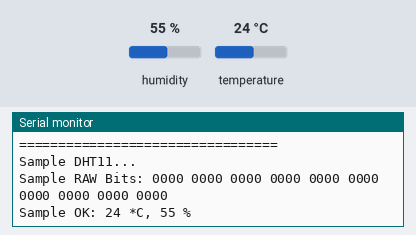
The sketch below on a simulated Arduino Uno, built with avr-gcc and run on an emulated ATmega328P. Parts: the last lines printed to the serial monitor. Inputs (shaded band) come from the test bench; at power-on: humidity 55 %, temperature 24 °C.

Above: at 5.9 s.
6.0 s: humidity set to 22 %
At 10.29 s:
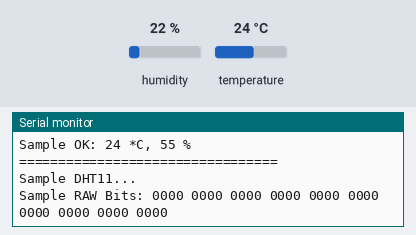
12.1 s: temperature set to 12 °C
At 16.4 s:
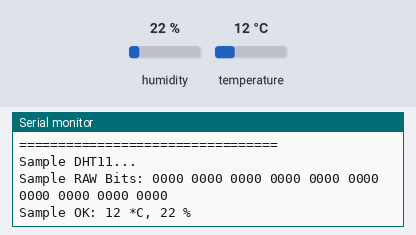
18.2 s: humidity set to 40 %
At 20.9 s:
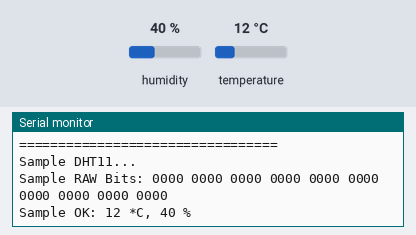
Timing chart, 0 to 22.4 s (numbered marks = the images above; inputs shaded):
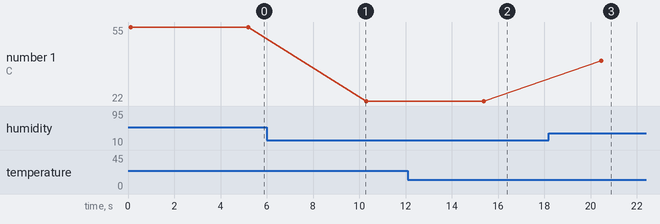

The sketch:

DHT11_angepasst.ino
```cpp
/* Projekt-0.1 Temp/Hum
 * 1. DHT11 implementieren
 * 2. Python for serial communication
 *
 * Based on:
 * www.elegoo.com
 * 2016.12.9
*/

#include <SimpleDHT.h>

// DHT11:
//  VCC: 5V or 3V
//  GND: GND
//  DATA: 2

int pinDHT11 = 2;
SimpleDHT11 dht11;

void setup() {
  Serial.begin(9600);
}

void loop() {
  // start working...
  Serial.println("=================================");
  Serial.println("Sample DHT11...");

  // read with raw sample data.
  byte temperature = 0;
  byte humidity = 0;
  byte data[40] = {0};
  if (dht11.read(pinDHT11, &temperature, &humidity, data)) {
    Serial.print("Read DHT11 failed");
    return;
  }

  Serial.print("Sample RAW Bits: ");
  for (int i = 0; i < 40; i++) {
    Serial.print((int)data[i]);             // was is 'data' ???
    if (i > 0 && ((i + 1) % 4) == 0) {      // macht Abstand zwischen 4er Gruppen
      Serial.print(' ');
    }
  }
  Serial.println("");

  Serial.print("Sample OK: ");
  Serial.print((int)temperature); Serial.print(" *C, ");
  Serial.print((int)humidity); Serial.println(" %");

  // DHT11 sampling rate is 5HZ.
  delay(5000);
}
```

Measured:
- after the input at 12.1 s, the serial monitor: prints a new line after 3.3 s (image 2)
- after the input at 18.2 s, the serial monitor: prints a new line after 2.3 s (image 3)
- plotted number 1: 55 → 22 after the input at 6.0 s, 22 → 40 after the input at 18.2 s
